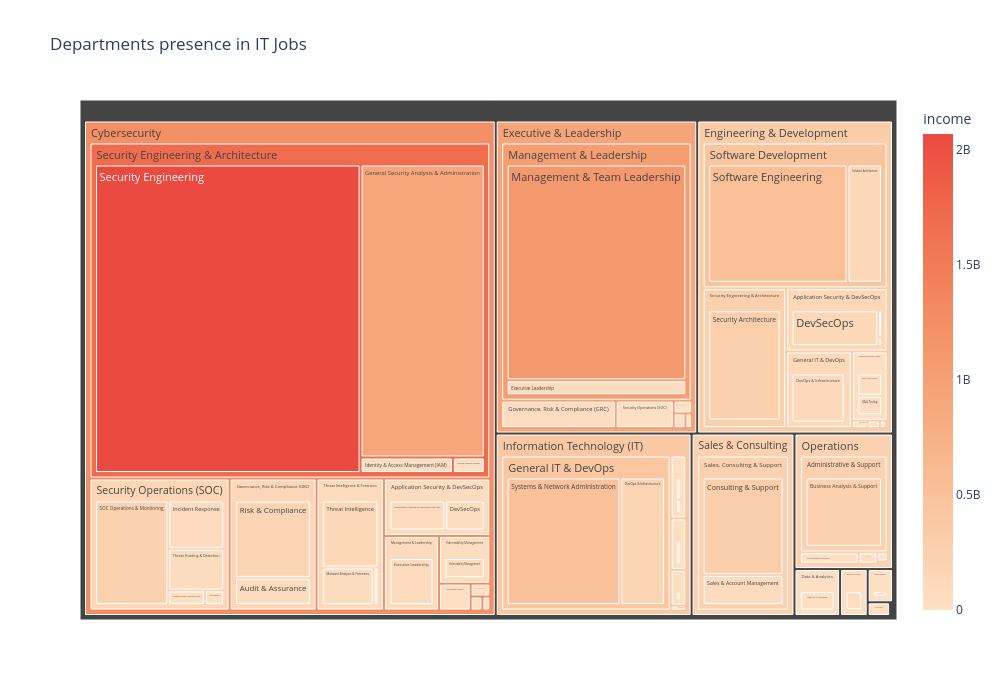

Source (notebook cell):
### Code cell
treemap_chart = px.treemap(
    data_frame= jobs_df2,
    values='income',
    path=['department', 'category', 'subcategory'],
    title='Departments presence in IT Jobs',
    color='income',  # Color by subcategory income to show the incomes per department
    color_continuous_scale="peach"
)

treemap_chart.update_traces(textinfo="label+value", textfont_size=11)
treemap_chart.update_layout(height=700, width=1000)
treemap_chart.show()

### Figure 1 — Plotly figure (JSON) as saved in the notebook; plotly's stock layout.template omitted (floating-point values rounded to 4 significant figures; data arrays with more than 128 entries replaced by an {"elided": "..."} marker saying what was removed)
{"data": [{"branchvalues": "total", "customdata": {"elided": "134x1 float values"}, "domain": {"x": [0, 1], "y": [0, 1]}, "hovertemplate": "labels=%{label}<br>income_sum=%{value}<br>parent=%{parent}<br>id=%{id}<br>income=%{color}<extra></extra>", "ids": {"elided": "134 str values"}, "labels": {"elided": "134 str values"}, "marker": {"coloraxis": "coloraxis", "colors": {"elided": "134 float values"}}, "name": "", "parents": {"elided": "134 str values"}, "textfont": {"size": 11}, "textinfo": "label", "type": "treemap", "values": {"elided": "134 float values"}}], "layout": {"coloraxis": {"colorbar": {"title": {"text": "income"}}, "colorscale": [[0, "rgb(253, 224, 197)"], [0.1667, "rgb(250, 203, 166)"], [0.3333, "rgb(248, 181, 139)"], [0.5, "rgb(245, 158, 114)"], [0.6667, "rgb(242, 133, 93)"], [0.8333, "rgb(239, 106, 76)"], [1, "rgb(235, 74, 64)"]]}, "height": 700, "legend": {"tracegroupgap": 0}, "title": {"text": "Departments presence in IT Jobs"}, "width": 1000}}
